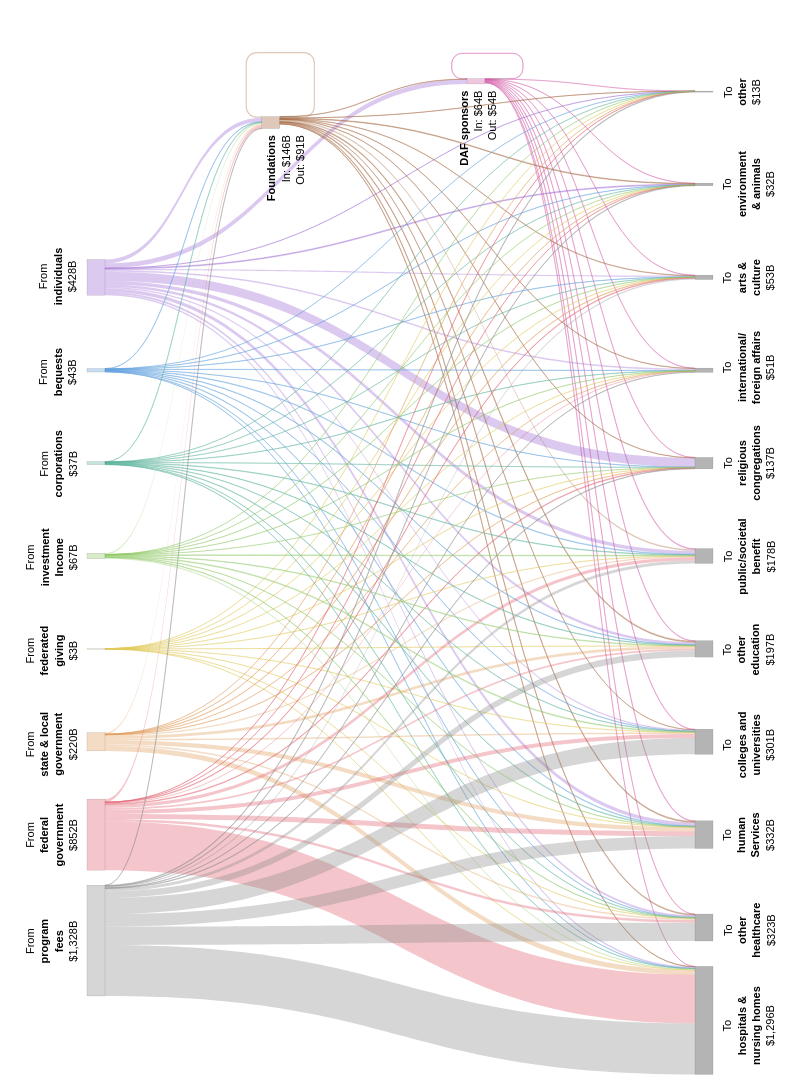

The notebook cell saved with this chart:
### Markdown cell above
#### Interactive Sankey

### Code cell
# SANKEY - INTERACTIVE WEB VERSION

network_fig = go.Figure(go.Sankey(
    arrangement="snap",
    
    node=dict(
        # label=node_format_df["Node"],
        label=[""] * len(node_format_df), # remove default labels
        x=node_format_df["X"],
        y=node_format_df["Y"],
        pad=15,
        thickness=18,
        line=dict(color=plotly_to_rgba("#454545", alpha=0.5), width=0.25),
        # line=dict(color="rgba(0,0,0,0)", width=0),
        color=node_colors,
        hoverinfo="skip"
    ),
    
    link=dict(
        # arrowlen=10,
        source=sources,
        target=targets,
        value=values,
        color=edge_colors,
        customdata=hover_text,
        hoverinfo="none"
        # hovertemplate="%{customdata}<extra></extra>"
    )
))

# Define annotations for labels
annotations = []

for _, row in node_format_df[node_format_df["Node Type"] == "Source"].iterrows():
    node_name = row[node_id_field]
    dx = row["X Offset"]
    dy = row["Y Offset"]
    annotations.append(dict(
        x=row["X"] - dx,
        y=(1 - row["Y"]) + dy,
        text=row[node_display_field],
        showarrow=False,
        xanchor="right",
        align="center",
        textangle=-90
    ))

for _, row in node_format_df[node_format_df["Node Type"] == "Recipient"].iterrows():
    dx = row["X Offset"]
    dy = row["Y Offset"]
    annotations.append(dict(
        x=row["X"] + dx,
        y=(1 - row["Y"]) + dy,
        text=row[node_display_field],
        showarrow=False,
        xanchor="left",
        align="center",
        textangle=-90
    ))
for _, row in node_format_df[node_format_df["Node Type"] == "Intermediary Left"].iterrows():
    dx = row["X Offset"]
    dy = row["Y Offset"]
    annotations.append(dict(
        x=row["X"] - dx,
        y=(1 - row["Y"]) + dy,
        text=row[node_display_field],
        showarrow=False,
        xanchor="left",
        align="left",
        textangle=-90
    ))

for _, row in node_format_df[node_format_df["Node Type"] == "Intermediary Right"].iterrows():
    dx = row["X Offset"]
    dy = row["Y Offset"]
    annotations.append(dict(
        x=row["X"] + dx,
        y=(1 - row["Y"]) + dy,
        text=row[node_display_field],
        showarrow=False,
        xanchor="right",
        align="right",
        textangle=-90
    ))

# Format
network_fig.update_layout(
    # title_text="Nonprofit Economy Flows (2023)",
    font_size=10,
    width=800,
    height=1100,
    margin=dict(l=20, r=20, t=40, b=20),
    font=dict(family=font_family_css, size=11, color="black"),
    annotations=annotations
)

network_fig.show()

### Figure 1 — Plotly figure (JSON) as saved in the notebook; plotly's stock layout.template omitted (floating-point values rounded to 4 significant figures; data arrays with more than 128 entries replaced by an {"elided": "..."} marker saying what was removed)
{"data": [{"arrangement": "snap", "link": {"color": {"elided": "132 str values"}, "customdata": {"elided": "132 str values"}, "hoverinfo": "none", "source": {"elided": "132 int values"}, "target": {"elided": "132 int values"}, "value": {"elided": "132 float values"}}, "node": {"color": ["rgba(212,95,168,0.35)", "rgba(212,95,168,0.35)", "rgba(160,98,58,0.35)", "rgba(160,98,58,0.35)", "rgba(138,138,138,0.35)", "rgba(224,90,104,0.35)", "rgba(224,154,88,0.35)", "rgba(223,201,87,0.35)", "rgba(145,201,104,0.35)", "rgba(89,179,155,0.35)", "rgba(92,159,220,0.35)", "rgba(152,100,209,0.35)", "#B4B4B4", "#B4B4B4", "#B4B4B4", "#B4B4B4", "#B4B4B4", "#B4B4B4", "#B4B4B4", "#B4B4B4", "#B4B4B4", "#B4B4B4", "#B4B4B4"], "hoverinfo": "skip", "label": ["", "", "", "", "", "", "", "", "", "", "", "", "", "", "", "", "", "", "", "", "", "", ""], "line": {"color": "rgba(69,69,69,0.5)", "width": 0.25}, "pad": 15, "thickness": 18, "x": [0.6, 0.63, 0.33, 0.355, 0.1, 0.1, 0.1, 0.1, 0.1, 0.1, 0.1, 0.1, 0.9, 0.9, 0.9, 0.9, 0.9, 0.9, 0.9, 0.9, 0.9, 0.9, 0.9], "y": [0.04, 0.0375, 0.08, 0.0745, 0.86, 0.77, 0.68, 0.59, 0.5, 0.41, 0.32, 0.23, 0.95, 0.86, 0.77, 0.68, 0.59, 0.5, 0.41, 0.32, 0.23, 0.14, 0.05]}, "type": "sankey"}], "layout": {"annotations": [{"align": "center", "showarrow": false, "text": "From<br><b>program<br>fees</b><br>$1,328B", "textangle": -90, "x": 0.08, "xanchor": "right", "y": 0.103}, {"align": "center", "showarrow": false, "text": "From<br><b>federal<br>government</b><br>$852B", "textangle": -90, "x": 0.08, "xanchor": "right", "y": 0.197}, {"align": "center", "showarrow": false, "text": "From<br><b>state & local<br>government</b><br>$220B", "textangle": -90, "x": 0.08, "xanchor": "right", "y": 0.284}, {"align": "center", "showarrow": false, "text": "From<br><b>federated<br>giving</b><br>$3B", "textangle": -90, "x": 0.08, "xanchor": "right", "y": 0.4088}, {"align": "center", "showarrow": false, "text": "From<br><b>investment<br>Income</b><br>$67B", "textangle": -90, "x": 0.08, "xanchor": "right", "y": 0.499}, {"align": "center", "showarrow": false, "text": "From<br><b>corporations</b><br>$37B", "textangle": -90, "x": 0.08, "xanchor": "right", "y": 0.589}, {"align": "center", "showarrow": false, "text": "From<br><b>bequests</b><br>$43B", "textangle": -90, "x": 0.08, "xanchor": "right", "y": 0.7035}, {"align": "center", "showarrow": false, "text": "From<br><b>individuals</b><br>$428B", "textangle": -90, "x": 0.08, "xanchor": "right", "y": 0.8}, {"align": "center", "showarrow": false, "text": "To<br><b>hospitals &<br>nursing homes</b><br>$1,296B", "textangle": -90, "x": 0.92, "xanchor": "left", "y": 0.005}, {"align": "center", "showarrow": false, "text": "To<br><b>other<br>healthcare</b><br>$323B", "textangle": -90, "x": 0.92, "xanchor": "left", "y": 0.109}, {"align": "center", "showarrow": false, "text": "To<br><b>human<br>Services</b><br>$332B", "textangle": -90, "x": 0.92, "xanchor": "left", "y": 0.206}, {"align": "center", "showarrow": false, "text": "To<br><b>colleges and<br>universities</b><br>$301B", "textangle": -90, "x": 0.92, "xanchor": "left", "y": 0.283}, {"align": "center", "showarrow": false, "text": "To<br><b>other<br>education</b><br>$197B", "textangle": -90, "x": 0.92, "xanchor": "left", "y": 0.409}, {"align": "center", "showarrow": false, "text": "To<br><b>public/societal<br>benefit</b><br>$178B", "textangle": -90, "x": 0.92, "xanchor": "left", "y": 0.499}, {"align": "center", "showarrow": false, "text": "To<br><b>religious<br>congregations</b><br>$137B", "textangle": -90, "x": 0.92, "xanchor": "left", "y": 0.59}, {"align": "center", "showarrow": false, "text": "To<br><b>international/<br>foreign affairs</b><br>$51B", "textangle": -90, "x": 0.92, "xanchor": "left", "y": 0.72}, {"align": "center", "showarrow": false, "text": "To<br><b>arts &<br>culture</b><br>$53B", "textangle": -90, "x": 0.92, "xanchor": "left", "y": 0.79}, {"align": "center", "showarrow": false, "text": "To<br><b>environment<br>& animals</b><br>$32B", "textangle": -90, "x": 0.92, "xanchor": "left", "y": 0.894}, {"align": "center", "showarrow": false, "text": "To<br><b>other</b><br>$13B", "textangle": -90, "x": 0.92, "xanchor": "left", "y": 0.965}, {"align": "right", "showarrow": false, "text": "<b>DAF sponsors</b><br>In: $64B<br>Out: $54B", "textangle": -90, "x": 0.632, "xanchor": "right", "y": 0.953}, {"align": "right", "showarrow": false, "text": "<b>Foundations</b><br>In: $146B<br>Out: $91B", "textangle": -90, "x": 0.38, "xanchor": "right", "y": 0.91}], "font": {"color": "black", "family": "\"Source Sans Pro\", Arial, sans-serif", "size": 11}, "height": 1100, "margin": {"b": 20, "l": 20, "r": 20, "t": 40}, "width": 800}}
